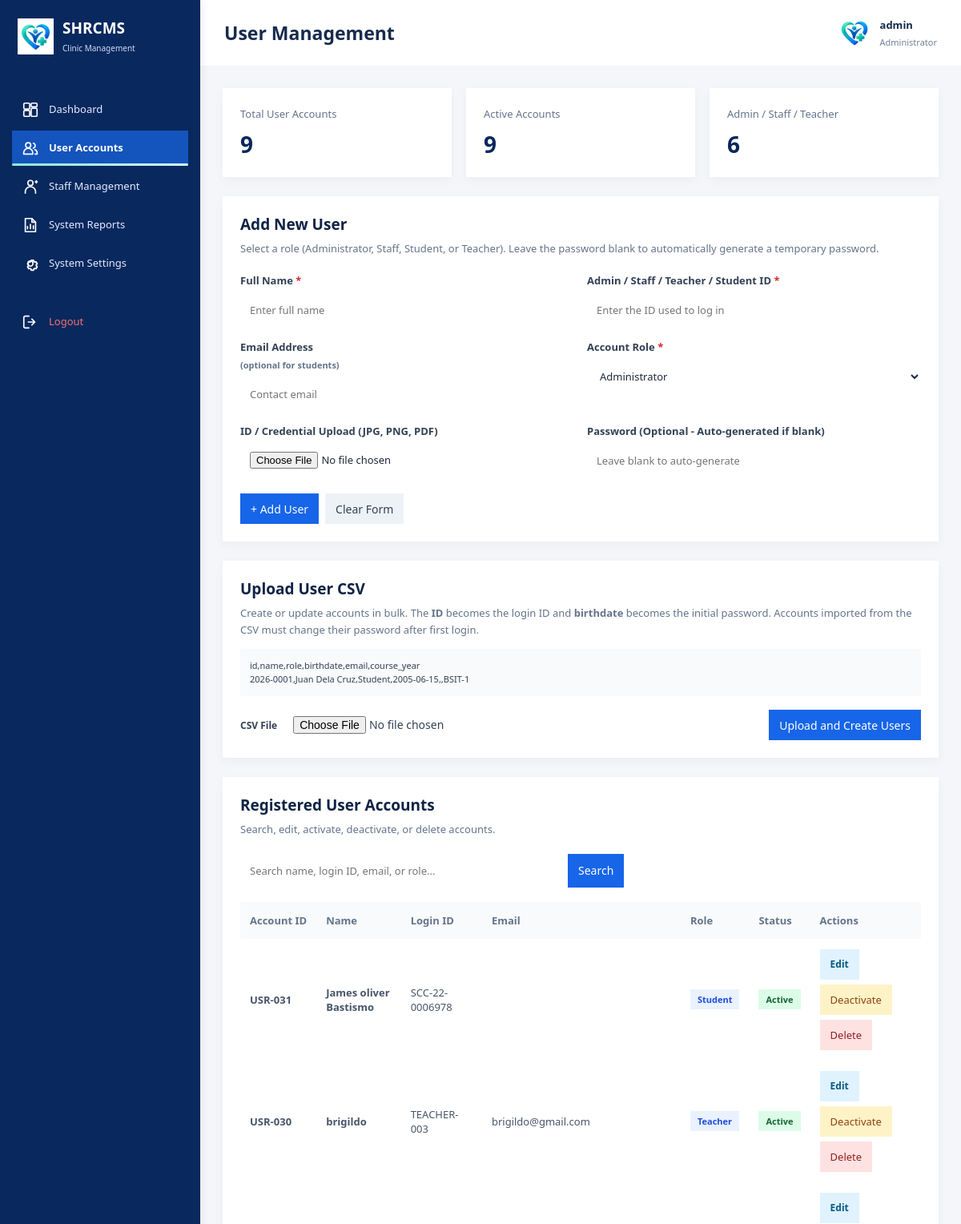
/php/Admin_Dashboard/user_management.php (signed in, upper part), run on an earlier commit of the app's database.
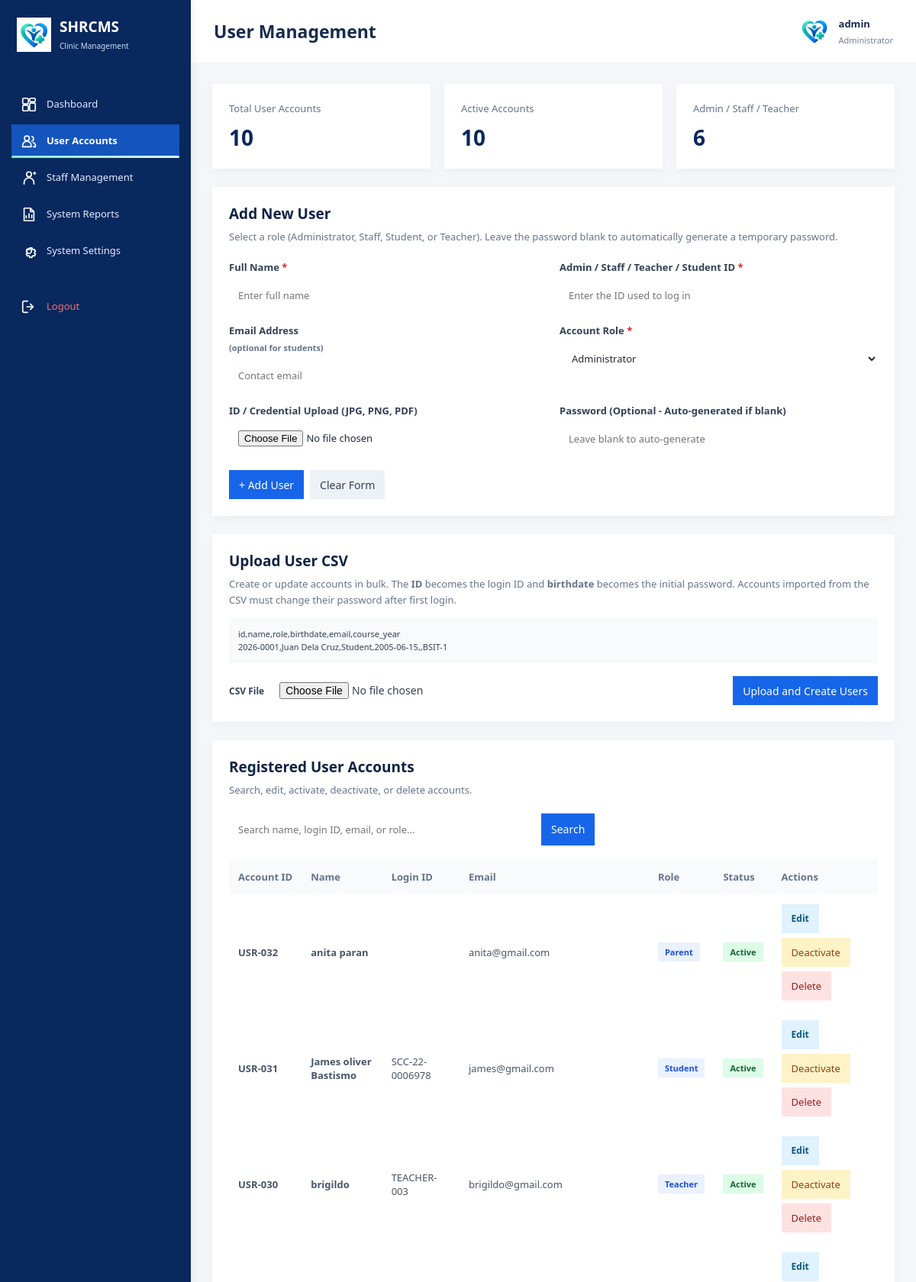
And on a later commit of the database.
### tables this page shows
CREATE TABLE `users` (
  `id` int NOT NULL,
  `name` varchar(100) NOT NULL,
  `email` varchar(100) DEFAULT NULL,
  `role` varchar(50) DEFAULT 'User',
  `password` varchar(255) NOT NULL,
  `status` varchar(20) DEFAULT 'Active',
  `created_at` timestamp NOT NULL DEFAULT CURRENT_TIMESTAMP,
  `student_id_no` varchar(50) DEFAULT NULL
);

### php/Admin_Dashboard/user_management.php (the view, shortened to what the changed rows need)
<?php
require_once __DIR__ . '/../db.php';
$conn->set_charset('utf8mb4');
function e($value): string
{
    return htmlspecialchars((string)($value ?? ''), ENT_QUOTES, 'UTF-8');
}
$editingUser = null;
$sql = "SELECT u.id, u.name, u.email, u.role, u.status,
               CASE
                   WHEN LOWER(u.role) = 'student' THEN u.student_id_no
                   WHEN LOWER(u.role) = 'administrator' THEN adm.admin_id_no
                   WHEN LOWER(u.role) = 'teacher' THEN tch.teacher_id_no
                   WHEN LOWER(u.role) = 'staff' THEN staff.staff_id_no
                   ELSE NULL
               END AS login_id,
               CASE
                   WHEN LOWER(u.role) = 'student' THEN st.id_document
                   WHEN LOWER(u.role) = 'teacher' THEN tch.id_document
                   WHEN LOWER(u.role) = 'staff' THEN staff.id_document
                   ELSE NULL
               END AS id_document
        FROM users u
        LEFT JOIN admin adm ON adm.email = u.email AND LOWER(u.role) = 'administrator'
        LEFT JOIN teachers tch ON tch.email = u.email AND LOWER(u.role) = 'teacher'
        LEFT JOIN staff ON staff.email = u.email AND LOWER(u.role) = 'staff'
        LEFT JOIN students st ON st.user_id = u.id AND LOWER(u.role) = 'student'";
$sql .= ' ORDER BY u.id DESC';
$stmt = $conn->prepare($sql);
$stmt->execute();
$userResult = $stmt->get_result();
$userList = [];
while ($row = $userResult->fetch_assoc()) {
    $userList[] = $row;
}
$totalUsers = (int)($conn->query('SELECT COUNT(*) AS total FROM users')->fetch_assoc()['total'] ?? 0);
$activeUsers = (int)($conn->query("SELECT COUNT(*) AS total FROM users WHERE status = 'Active'")->fetch_assoc()['total'] ?? 0);
?>
<!DOCTYPE html>
<html lang="en">
<head>
    <link rel="stylesheet" href="../../css/Shared/style.css?v=20261114-icons">
    <link rel="stylesheet" href="../../css/Admin/admin-dashboard.css?v=20261117-admin-operations">
    <link rel="stylesheet" href="../../css/Admin/user-management.css">
</head>
<body class="admin-dashboard-body">
    <main class="admin-main-content">
        <header class="admin-header-bar">
            <h2>User Management</h2>
        </header>
        <div class="um-content">
            <div class="um-cards">
                <div class="um-card">
                    <span>Total User Accounts</span>
                    <strong><?= number_format($totalUsers) ?></strong>
                </div>
                <div class="um-card">
                    <span>Active Accounts</span>
                    <strong><?= number_format($activeUsers) ?></strong>
                </div>
            </div>
            <section class="um-panel" id="user-form">
                <h2 class="um-heading"><?= $editingUser ? 'Edit User Account' : 'Add New User' ?></h2>
            </section>
            <section class="um-panel" id="csv-import">
                <h2 class="um-heading">Upload User CSV</h2>
            </section>
            <section class="um-panel">
                <h2 class="um-heading">Registered User Accounts</h2>
                <div class="um-table-wrap">
                    <table class="um-table">
                        <thead>
                            <tr>
                                <th>Account ID</th>
                                <th>Name</th>
                                <th>Login ID</th>
                                <th>Email</th>
                                <th>Role</th>
                                <th>Status</th>
                                <th>Actions</th>
                            </tr>
                        </thead>
                        <tbody>
                            <?php if ($userList): ?>
                                <?php foreach ($userList as $user): ?>
                                    <?php $isActive = ($user['status'] ?? '') === 'Active'; ?>
                                    <tr>
                                        <td><strong>USR-<?= str_pad((string)$user['id'], 3, '0', STR_PAD_LEFT) ?></strong></td>
                                        <td class="um-user-name"><?= e($user['name']) ?></td>
                                        <td><?= e($user['login_id'] ?? '') ?></td>
                                        <td><?= e($user['email'] ?? '') ?></td>
                                        <td><span class="um-badge um-role"><?= e($user['role']) ?></span></td>
                                        <td>
                                            <span class="um-badge <?= $isActive ? 'um-active' : 'um-inactive' ?>">
                                                <?= e($user['status'] ?? 'Unknown') ?>
                                            </span>
                                        </td>
                                        <td>
                                            <div class="um-row-actions">
                                                <a class="um-btn um-edit" href="user_management.php?edit=<?= (int)$user['id'] ?>#user-form">Edit</a>
                                                <form method="POST" action="user_management.php">
                                                    <button class="um-btn um-toggle" type="submit">
                                                        <?= $isActive ? 'Deactivate' : 'Activate' ?>
                                                    </button>
                                                </form>
                                                <form method="POST" action="user_management.php"
                                                    onsubmit="return confirm('Permanently delete this account? This cannot be undone.');">
                                                    <button class="um-btn um-delete" type="submit">Delete</button>
                                                </form>
                                            </div>
                                        </td>
                                    </tr>
                                <?php endforeach; ?>
                            <?php endif; ?>
                        </tbody>
                    </table>
                </div>
            </section>
        </div>
    </main>
</body>
</html>

What changed in the data, as far as the page shows it:
added users: id "032", name "anita paran", email "anita@gmail.com", role "Parent", status "Active", shows "Deactivate"
changed users "James oliver Bastismo": email (not shown) → "james@gmail.com"
Also different on the page:
$totalUsers: "9" → "10"
$activeUsers: "9" → "10"
